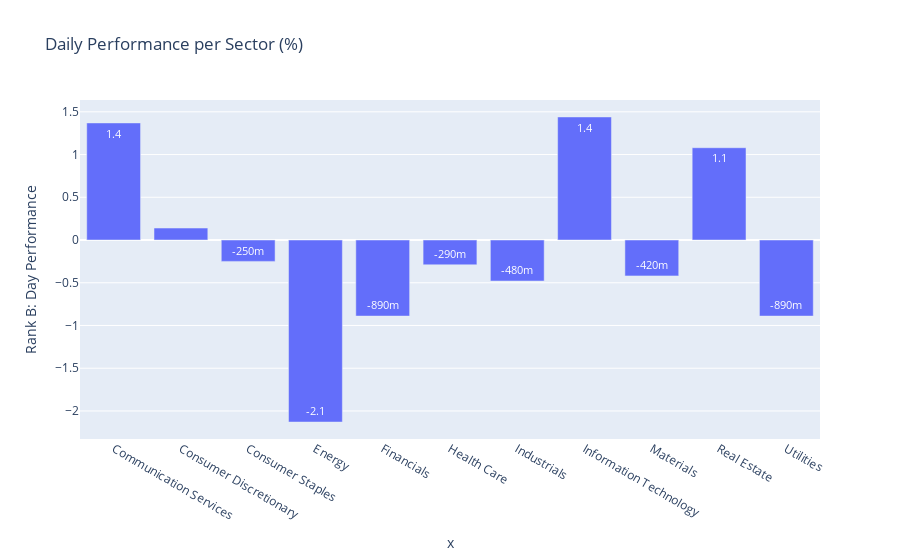

The code cell stored with this chart in its notebook:
### Code cell
# Graph daily performances
sector_performance_vis = px.bar(percent_data, y='Rank B: Day Performance', x=percent_data.index, text='Rank B: Day Performance', title='Daily Performance per Sector (%)')
sector_performance_vis.update_traces(texttemplate='%{text:.2s}', textposition='inside')
sector_performance_vis.update_layout(uniformtext_minsize=8, uniformtext_mode='hide')
sector_performance_vis.show()

### Figure 1 — Plotly figure (JSON) as saved in the notebook; plotly's stock layout.template omitted (floating-point values rounded to 4 significant figures)
{"data": [{"alignmentgroup": "True", "hovertemplate": "x=%{x}<br>Rank B: Day Performance=%{text}<extra></extra>", "legendgroup": "", "marker": {"color": "#636efa"}, "name": "", "offsetgroup": "", "orientation": "v", "showlegend": false, "text": [1.37, 0.14, -0.25, -2.13, -0.89, -0.29, -0.48, 1.44, -0.42, 1.08, -0.89], "textposition": "inside", "texttemplate": "%{text:.2s}", "type": "bar", "x": ["Communication Services", "Consumer Discretionary", "Consumer Staples", "Energy", "Financials", "Health Care", "Industrials", "Information Technology", "Materials", "Real Estate", "Utilities"], "xaxis": "x", "y": [1.37, 0.14, -0.25, -2.13, -0.89, -0.29, -0.48, 1.44, -0.42, 1.08, -0.89], "yaxis": "y"}], "layout": {"autosize": true, "barmode": "relative", "legend": {"tracegroupgap": 0}, "title": {"text": "Daily Performance per Sector (%)"}, "uniformtext": {"minsize": 8, "mode": "hide"}, "xaxis": {"anchor": "y", "autorange": true, "domain": [0, 1], "range": [-0.5, 10.5], "title": {"text": "x"}, "type": "category"}, "yaxis": {"anchor": "x", "autorange": true, "domain": [0, 1], "range": [-2.328, 1.638], "title": {"text": "Rank B: Day Performance"}, "type": "linear"}}}
